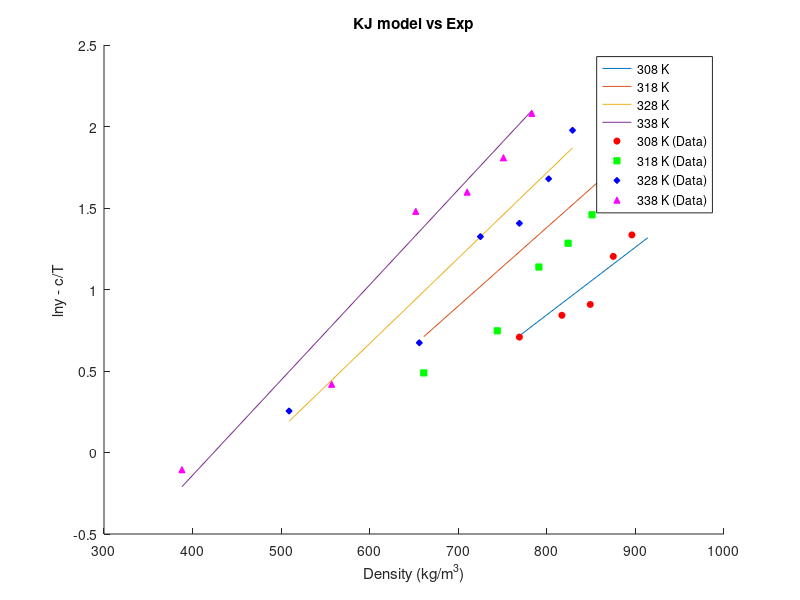

Write the MATLAB code that produced this figure. (Note: this script raises an error after producing the figure.)
clear;
% SC CO2 Thermo info
T_c_CO2 = 304.18;       % Critical Temp [Kelvin]
P_c_CO2 = 73.8;         % Critical Pressure [bar]
omega_CO2 = 0.225;      % Omega [-]

% Drug Thermo info
T_c_drug = 1149.5;      % Critical Temp [Kelvin]
P_c_drug = 10.57;       % Critical Pressure [bar]
omega_drug = 2.0964;    % Omega [-]

% Genral info
T = [308 318 328 338];              % Temp range
P = 1:1:300;                        % Pressure range from 1 to 300 bar with step of 1
k_ij = [0.103 0.117 0.126 0.134];   % Binary interaction parameter for PR/KM EoS
R = 8.314;                          % Gas Constant [J/mol·K]

Mw_drug = 598.5;
Mw_CO2 = 44.01;
Mw_methanol = 32.04;

rho_CO2 =   [769 817 849 875 896 914;
            661 744 791 824 851 872;
            509 656 725 769 802 829;
            388 557 652 710 751 783];               % Density [kg/m3]

y_b =   [2.03 2.32 2.48 3.33 3.80 5.32;
        1.63 2.11 3.12 3.61 4.30 5.96;
        1.29 1.96 3.76 4.08 5.36 7.22;
        0.90 1.52 4.39 4.94 6.10 8.01];        % mole fraction

y_a = y_b/10^6;

ln_y_b = log(y_b);
ln_y_a = log(y_a);

% KJ Model info
a_KJ = -2.4761;
b_KJ = [0.0041509,0.0048209,0.0052409,0.0058409];
c_KJ = -4550.5306;

ln_y_KJ = zeros(4,6);
ln_y_KJ_cT = zeros(4,6);

for n=1:4
    for i=1:6
        ln_y_KJ(n,i) = a_KJ + b_KJ(n)*rho_CO2(n,i) + c_KJ/T(n);
        ln_y_KJ_cT(n,i) = ln_y_KJ(n,i) - c_KJ/T(n);

    end
end

figure(1);
hold on;

% Plot lines
plot(rho_CO2(1,:), ln_y_KJ_cT(1,:), 'DisplayName', '308 K');
plot(rho_CO2(2,:), ln_y_KJ_cT(2,:), 'DisplayName', '318 K');
plot(rho_CO2(3,:), ln_y_KJ_cT(3,:), 'DisplayName', '328 K');
plot(rho_CO2(4,:), ln_y_KJ_cT(4,:), 'DisplayName', '338 K');

% Scatter points
scatter(rho_CO2(1,:), ln_y_b(1,:), 20, 'r', 'o', 'MarkerFaceColor', 'r', 'DisplayName', '308 K (Data)');
scatter(rho_CO2(2,:), ln_y_b(2,:), 20, 'g', 's', 'MarkerFaceColor', 'g', 'DisplayName', '318 K (Data)');
scatter(rho_CO2(3,:), ln_y_b(3,:), 20, 'b', 'd', 'MarkerFaceColor', 'b', 'DisplayName', '328 K (Data)');
scatter(rho_CO2(4,:), ln_y_b(4,:), 20, 'm', '^', 'MarkerFaceColor', 'm', 'DisplayName', '338 K (Data)');

xlabel('Density (kg/m^3)');
ylabel('lny - c/T');

legend('Location', 'best');
title('KJ model vs Exp');



% GM Model info
a_GM = 1.8309;
b_GM = -5710.4987;
c_GM = [0.29142,0.24342,0.20242,0.1598];

ln_y_GM = zeros(4,6);
y_axis = zeros(4,6);
x_axis = zeros(4,6);

y_GM = zeros(4,6);
for n=1:4
    for i=1:6
        ln_y_GM(n,i) = a_GM + b_GM/T(n) + c_GM*log(rho_CO2(n,i)*T(n));
        y_axis(n,i) = ln_y_GM(n,i) - b_GM/T(n);
        x_axis(n,i) = log(rho_CO2(n,i)*T(n));
        y_GM(n,i) = ln_y_a(n,i) - b_GM/T(n);
    end
end 

figure(1);
hold on;

% Plot lines
plot(x_axis(1,:), y_axis(1,:), 'DisplayName', '308 K');
plot(x_axis(2,:), y_axis(2,:), 'DisplayName', '318 K');
plot(x_axis(3,:), y_axis(3,:), 'DisplayName', '328 K');
plot(x_axis(4,:), y_axis(4,:), 'DisplayName', '338 K');

% Scatter points
scatter(x_axis(1,:), y_GM(1,:), 20, 'r', 'o', 'MarkerFaceColor', 'r', 'DisplayName', '308 K (Data)');
scatter(x_axis(2,:), y_GM(2,:), 20, 'g', 's', 'MarkerFaceColor', 'g', 'DisplayName', '318 K (Data)');
scatter(x_axis(3,:), y_GM(3,:), 20, 'b', 'd', 'MarkerFaceColor', 'b', 'DisplayName', '328 K (Data)');
scatter(x_axis(4,:), y_GM(4,:), 20, 'm', '^', 'MarkerFaceColor', 'm', 'DisplayName', '338 K (Data)');

xlabel('Density (kg/m^3)');
ylabel('lny - c/T');

legend('Location', 'best');
title('KJ model vs Exp');


% Chrastil Model info
a_Chrastil = 4.5889;
b_Chrastil = -12.7501;
c_Chrastil = -6759.0921;

% Bartle et al. Model info
a_Bartle = 13.2886;
b_Bartle = 9.0827;
c_Bartle = -6845.6966;

% Sung-Shim Model info
a_Sung = 5.7399;
b_Sung = -606.0322;
c_Sung = -447.5124;
d_Sung = -36.8120;

% Bian et al model info
a_Bian = 4.2910;
b_Bian = -4806.5989;
c_Bian = 0.0355;
d_Bian = -1.0456;
e_Bian = -9.5861*10^4;

% Sodeifian model info
a_Sodeifian = -16.8909;
b_Sodeifian = -13.0866*10^3;
c_Sodeifian = 1.4181;
d_Sodeifian = 1.1071*10^3;
e_Sodeifian = -2.9406*10^3;
f_Sodeifian = -838.2700;
